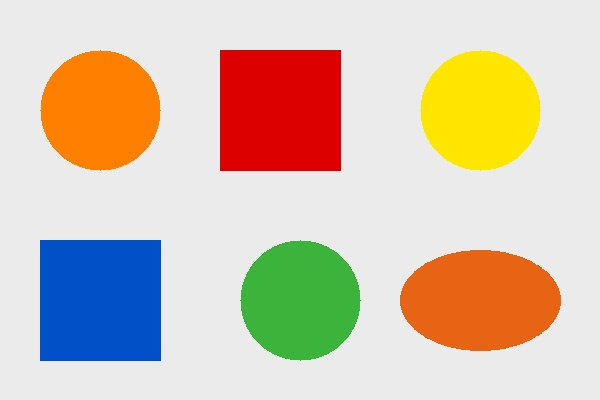
#> input picture opencv/test2.jpg, 600 x 400 px, given in place of the camera
$ python color_detect.py
#> lines starting #> are read from the running program, lines starting #| are printed output that depends on the picture; after the words box and inside, x2 and y2 are one past the last pixel; in counts of white or black regions, pixels touching at a corner belong together
import cv2
import numpy as np

# HSV 범위 (OpenCV의 H는 0~179, 파랑은 약 100~130)
LOWER_BLUE = np.array([90, 80, 40])
UPPER_BLUE = np.array([135, 255, 255])
MIN_AREA = 500  # 너무 작은 노이즈 무시

cap = cv2.VideoCapture(0, cv2.CAP_DSHOW)
if not cap.isOpened():
    raise SystemExit("웹캠을 열 수 없습니다.")

kernel = np.ones((5, 5), np.uint8)

while True:
    ret, frame = cap.read()
#> frame is the input picture: shape (400, 600, 3); mean B, G, R 176.6, 196.2, 213
    if not ret:
        break

    blurred = cv2.GaussianBlur(frame, (7, 7), 0)
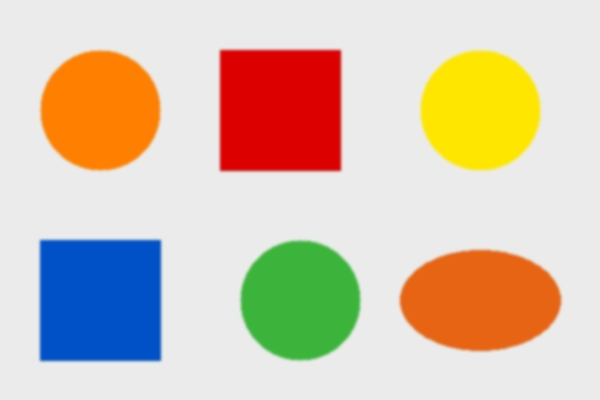
#> blurred: shape (400, 600, 3); mean B, G, R 176.6, 196.2, 213
    hsv = cv2.cvtColor(blurred, cv2.COLOR_BGR2HSV)
#> hsv: shape (400, 600, 3); mean H, S, V 17.6, 75.5, 230.8
    mask = cv2.inRange(hsv, LOWER_BLUE, UPPER_BLUE)
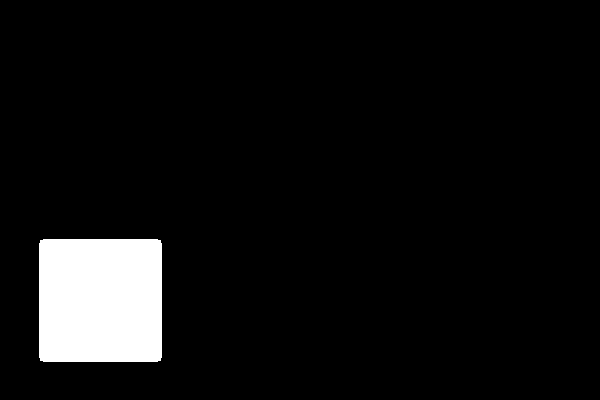
#> mask: shape (400, 600); 6.3% white; 1 white region
    mask = cv2.morphologyEx(mask, cv2.MORPH_OPEN, kernel)
    mask = cv2.morphologyEx(mask, cv2.MORPH_CLOSE, kernel)

    contours, _ = cv2.findContours(mask, cv2.RETR_EXTERNAL, cv2.CHAIN_APPROX_SIMPLE)
#> contours = 1 contour; box (x1, y1, x2, y2) and area: (39, 239, 162, 362) 14860
    for c in contours:
        if cv2.contourArea(c) < MIN_AREA:
            continue
        x, y, w, h = cv2.boundingRect(c)
        cv2.rectangle(frame, (x, y), (x + w, y + h), (255, 0, 0), 2)
        cv2.putText(frame, "Blue", (x, y - 8), cv2.FONT_HERSHEY_SIMPLEX, 0.7, (255, 0, 0), 2)
#> this loop made 1 pass
#> (x, y, w, h) on pass 1: (39, 239, 123, 123)
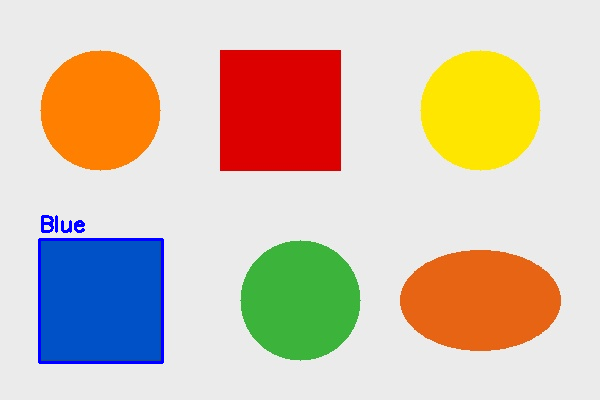
#> frame: shape (400, 600, 3); 0.78% of pixels changed, all inside (x1, y1, x2, y2) = (38, 215, 164, 364)

    result = cv2.bitwise_and(frame, frame, mask=mask)
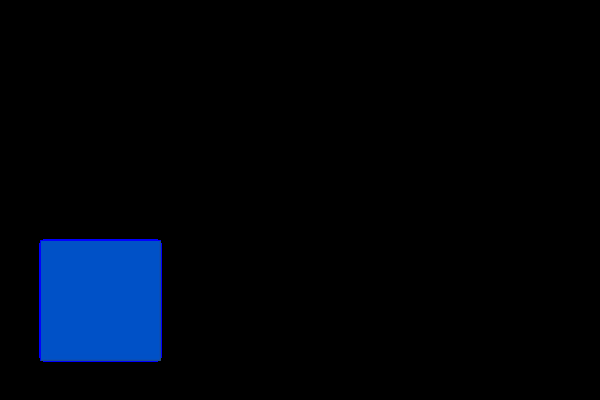
#> result: shape (400, 600, 3); mean B, G, R 12.6, 4.9, 0
    cv2.imshow("Blue Detection", frame)
    cv2.imshow("Mask", mask)
    cv2.imshow("Result", result)

    if cv2.waitKey(1) & 0xFF in (ord("q"), 27):
#> (key q is pressed here)
        break

cap.release()
cv2.destroyAllWindows()
